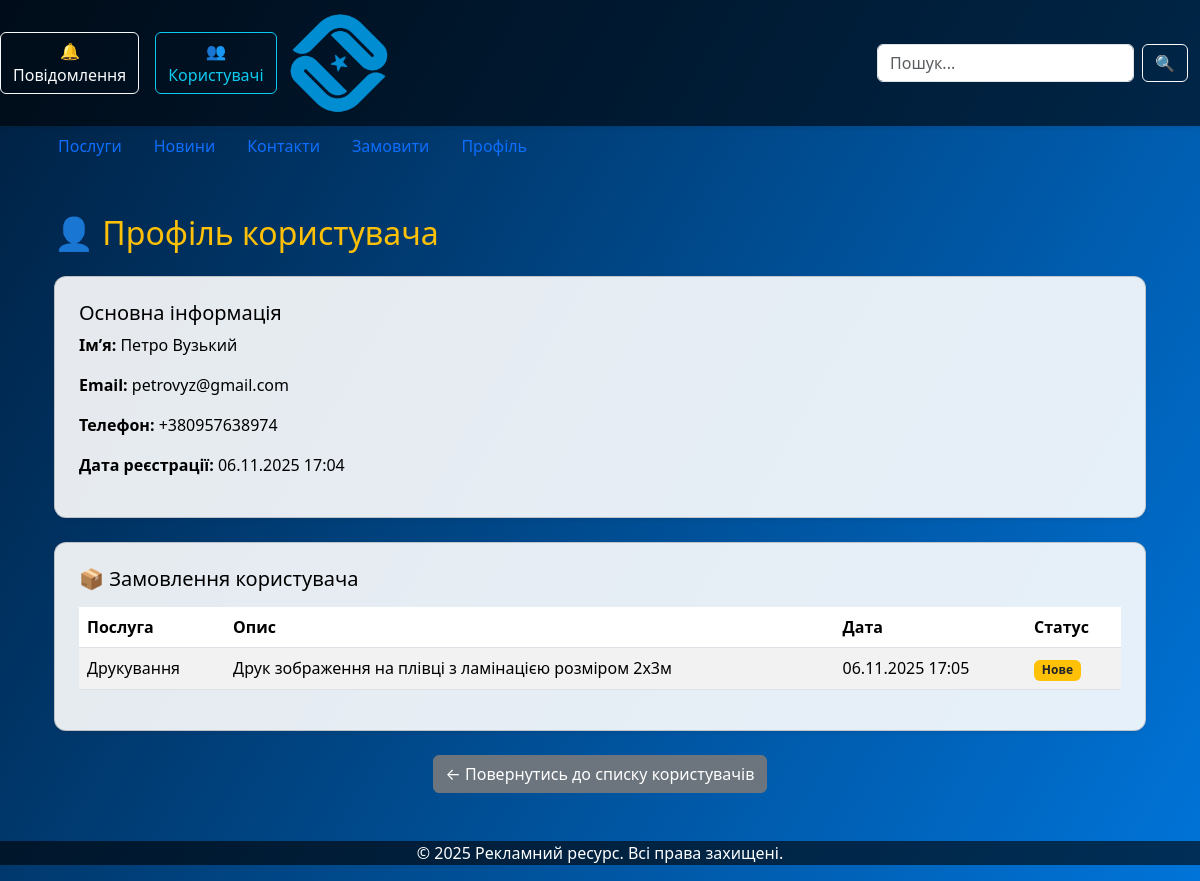
The page /admin-user/3/ (signed in) on the database its author committed.
### main/models.py (models this page shows, shortened)
class UserProfile(models.Model):
    user = models.OneToOneField(User, on_delete=models.CASCADE, related_name='profile')
    phone = models.CharField(max_length=20, blank=True, null=True, verbose_name="Телефон")

class ServiceOrder(models.Model):
    user = models.ForeignKey(User, on_delete=models.CASCADE, related_name="service_orders", verbose_name="Користувач")
    service = models.ForeignKey(Service, on_delete=models.CASCADE, verbose_name="Послуга")
    description = models.TextField(verbose_name="Додаткова інформація", blank=True, null=True)
    created_at = models.DateTimeField(auto_now_add=True, verbose_name="Дата замовлення")
    status = models.CharField(max_length=50, default="Нове", verbose_name="Статус")
    class Meta:
        verbose_name = "Замовлення послуги"
        verbose_name_plural = "Замовлення послуг"

class Service(models.Model):
    title = models.CharField(max_length=200, verbose_name="Назва послуги")
    description = models.TextField(verbose_name="Опис")
    image = models.ImageField(upload_to='services/', blank=True, null=True, verbose_name="Фото")
    class Meta:
        verbose_name = "Послуга"
        verbose_name_plural = "Послуги"

### main/views.py (the view)
# urls.py: path('admin-user/<int:user_id>/', views.admin_user_detail, name='admin_user_detail'),
@admin_required
def admin_user_detail(request, user_id):
    user_info = get_object_or_404(User, id=user_id)
    orders = ServiceOrder.objects.filter(user=user_info).select_related('service').order_by('-created_at')
    return render(request, "admin_user_detail.html", {
        "user_info": user_info,
        "orders": orders,
    })

### main/context_processors.py (called while the page is built)
def unread_messages(request):
    if request.user.is_authenticated and request.user.is_staff:
        count = SupportChat.objects.filter(is_read=False).count()
        return {'unread_messages_count': count}
    return {}

### main/views.py (called while the page is built)
def admin_required(view_func):
    return user_passes_test(lambda u: u.is_staff)(view_func)

### main/templates/admin_user_detail.html (shortened to what this page needs)
{% extends "base.html" %}
{% block content %}
<div class="container py-4">
  <h2 class="text-warning mb-4">👤 Профіль користувача</h2>
  <div class="card shadow-sm p-4 mb-4">
    <h5>Основна інформація</h5>
    <p><strong>Ім’я:</strong> {{ user_info.first_name }} {{ user_info.last_name }}</p>
    <p><strong>Email:</strong> {{ user_info.email }}</p>
    {% if user_info.profile.phone %}
      <p><strong>Телефон:</strong> {{ user_info.profile.phone }}</p>
    {% endif %}
    <p><strong>Дата реєстрації:</strong> {{ user_info.date_joined|date:"d.m.Y H:i" }}</p>
  </div>
  <div class="card shadow-sm p-4">
    <h5>📦 Замовлення користувача</h5>
    {% if orders %}
      <table class="table table-striped align-middle mt-2">
        <thead>
          <tr>
            <th>Послуга</th>
            <th>Опис</th>
            <th>Дата</th>
            <th>Статус</th>
          </tr>
        </thead>
        <tbody>
          {% for o in orders %}
            <tr>
              <td>{{ o.service.title }}</td>
              <td>{{ o.description|default:"—" }}</td>
              <td>{{ o.created_at|date:"d.m.Y H:i" }}</td>
              <td>
                <span class="badge {% if o.status == 'Нове' %}bg-warning text-dark{% elif o.status == 'В роботі' %}bg-info{% else %}bg-success{% endif %}">
                  {{ o.status }}
                </span>
              </td>
            </tr>
          {% endfor %}
        </tbody>
      </table>
    {% else %}
      <p>Цей користувач ще не робив замовлень.</p>
    {% endif %}
  </div>
  <div class="text-center mt-4">
    <a href="{% url 'admin_user_list' %}" class="btn btn-secondary">← Повернутись до списку користувачів</a>
  </div>
</div>
{% endblock %}

### main/templates/base.html (style rules this page uses)
body { background: linear-gradient(120deg, #001f3f, #0074D9); color: #fff; background-attachment: fixed; }
.card { background-color: rgba(255,255,255,0.9); color: #000; border-radius: 12px; transition: transform 0.3s ease, box-shadow 0.3s ease; }

### rows shown on the page
ServiceOrder: service "Друкування", description "Друк зображення на плівці з ламінацією розміром 2х3м", created_at "06.11.2025 17:05", status "Нове"

### other values the page prints
{{ user_info.first_name }} "Петро"
{{ user_info.last_name }} "Вузький"
{{ user_info.email }} "petrovyz@gmail.com"
{{ user_info.profile.phone }} "+380957638974"
{{ user_info.date_joined|date:"d.m.Y H:i" }} "06.11.2025 17:04"
